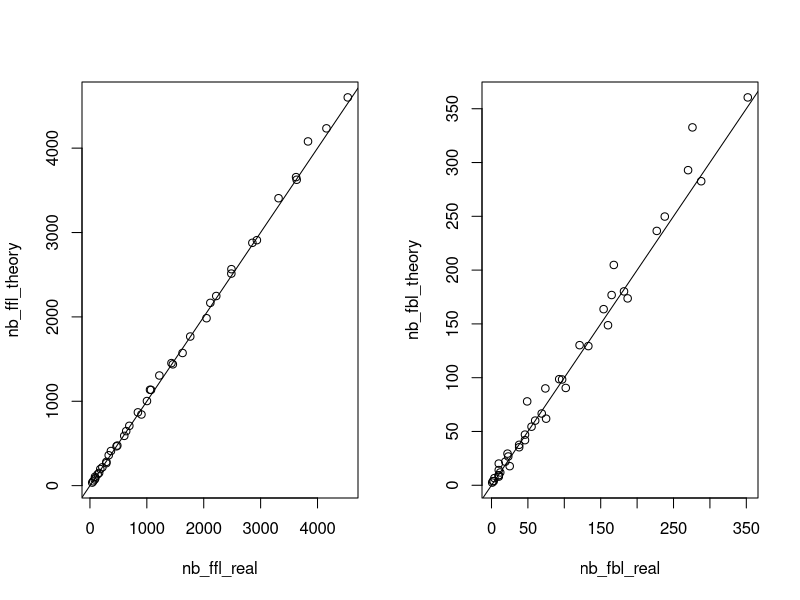

Write R code to recreate this figure.
## ---- chunk 1
# igraphパッケージの読み込み
library(igraph)
## ---- chunk 2
# ノード数
N <- 1000
# エッジの数は2000から10000まで200ずつ増加させていく。
L_seq <- seq(2000, 10000, by=200)
## ---- chunk 3
nb_ffl_real <- c() # feedforward loop (FFL) の実際の数（観測値）が格納される
nb_ffl_theory <- c() # 近似式から推定されたFFLの数（予測値）が格納される
nb_fbl_real <- c()  # feedback loop (FBL) の実際の数（観測値）が格納される
nb_fbl_theory <- c() # 近似式から推定されたFBLの数（予測値）が格納される

for(L in L_seq){
  # Chung-Luモデルネットワークの作成
  g <- static.power.law.game(N, L, 2.1, 2.1)
  
  # 単方向エッジのみのネットワークを作成
  g_one_way <- delete_edges(g, E(g)[which_mutual(g)==T])
  # 双方向エッジのみのネットワークを作成
  g_mutual <- delete_edges(g, E(g)[which_mutual(g)==F])
  
  # 各ノードの双方向エッジの数を得る
  M <- degree(g_mutual, mode="out")
  # 各ノードの単方向の出力エッジの数を得る
  K <- degree(g_one_way, mode="out")
  # 各ノードの単方向の入力エッジの数を得る
  R <- degree(g_one_way, mode="in")
  
  # 3ノード部分ネットワークをカウントする
  motif_real <- motifs(g, 3)
  
  # FFLの観測値を得る
  nb_ffl_real <- c(nb_ffl_real, motif_real[[8]])
  # FBLの観測値を得る
  nb_fbl_real <- c(nb_fbl_real, motif_real[[12]])
  
  # FFLの予測値を得る
  nb_ffl_theory <- c(nb_ffl_theory, mean(K*(K-1)) * mean(K*R) * mean(R*(R-1)) / mean(K)**3)
  # FBLの予測値を得る
  nb_fbl_theory <- c(nb_fbl_theory, mean(K*R)**3 / mean(K)**3 / 3)
}
## ---- chunk 4
layout(matrix(1:2, ncol=2))
# FFL
plot(nb_ffl_real, nb_ffl_theory)
abline(0,1) # 対角線の追加
# FBL
plot(nb_fbl_real, nb_fbl_theory)
abline(0,1) # 対角線の追加
